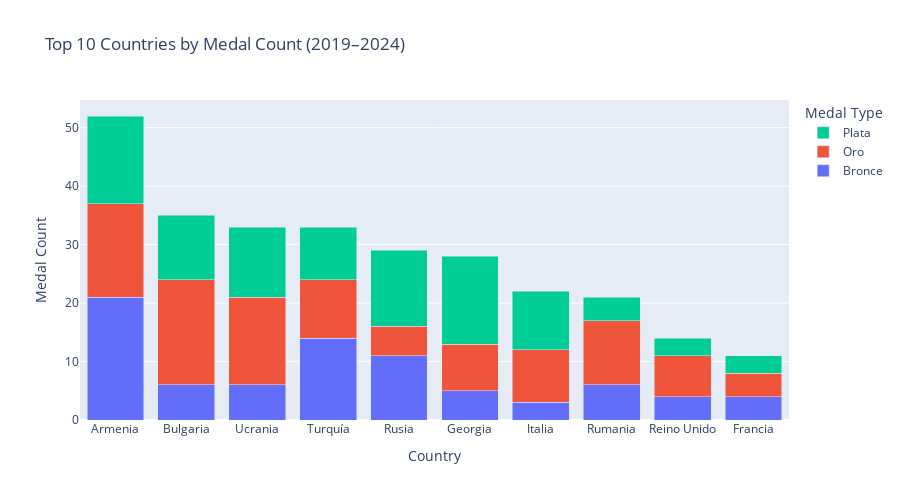

The notebook cell saved with this chart:
### Code cell
# Visualization: Top 10 Countries
top_10 = medallas_por_pais.head(10).drop(columns='Total')

fig = go.Figure()

for medalla in top_10.columns:
    fig.add_trace(go.Bar(
        name=medalla,
        x=top_10.index,
        y=top_10[medalla],
        hovertemplate='País: %{x}<br>Medallas: %{y}<extra></extra>'
    ))

fig.update_layout(
    barmode='stack',
    title='Top 10 Countries by Medal Count (2019–2024)',
    xaxis_title='Country',
    yaxis_title='Medal Count',
    legend_title='Medal Type',
    height=500,
    width=900
)

fig.show()
fig.write_image('chart_medallas.png', width=900, height=500)

### Figure 1 — Plotly figure (JSON) as saved in the notebook; plotly's stock layout.template omitted (floating-point values rounded to 4 significant figures)
{"data": [{"hovertemplate": "País: %{x}<br>Medallas: %{y}<extra></extra>", "name": "Bronce", "type": "bar", "x": ["Armenia", "Bulgaria", "Ucrania", "Turquía", "Rusia", "Georgia", "Italia", "Rumania", "Reino Unido", "Francia"], "y": [21, 6, 6, 14, 11, 5, 3, 6, 4, 4]}, {"hovertemplate": "País: %{x}<br>Medallas: %{y}<extra></extra>", "name": "Oro", "type": "bar", "x": ["Armenia", "Bulgaria", "Ucrania", "Turquía", "Rusia", "Georgia", "Italia", "Rumania", "Reino Unido", "Francia"], "y": [16, 18, 15, 10, 5, 8, 9, 11, 7, 4]}, {"hovertemplate": "País: %{x}<br>Medallas: %{y}<extra></extra>", "name": "Plata", "type": "bar", "x": ["Armenia", "Bulgaria", "Ucrania", "Turquía", "Rusia", "Georgia", "Italia", "Rumania", "Reino Unido", "Francia"], "y": [15, 11, 12, 9, 13, 15, 10, 4, 3, 3]}], "layout": {"barmode": "stack", "height": 500, "legend": {"title": {"text": "Medal Type"}}, "title": {"text": "Top 10 Countries by Medal Count (2019–2024)"}, "width": 900, "xaxis": {"title": {"text": "Country"}}, "yaxis": {"title": {"text": "Medal Count"}}}}
